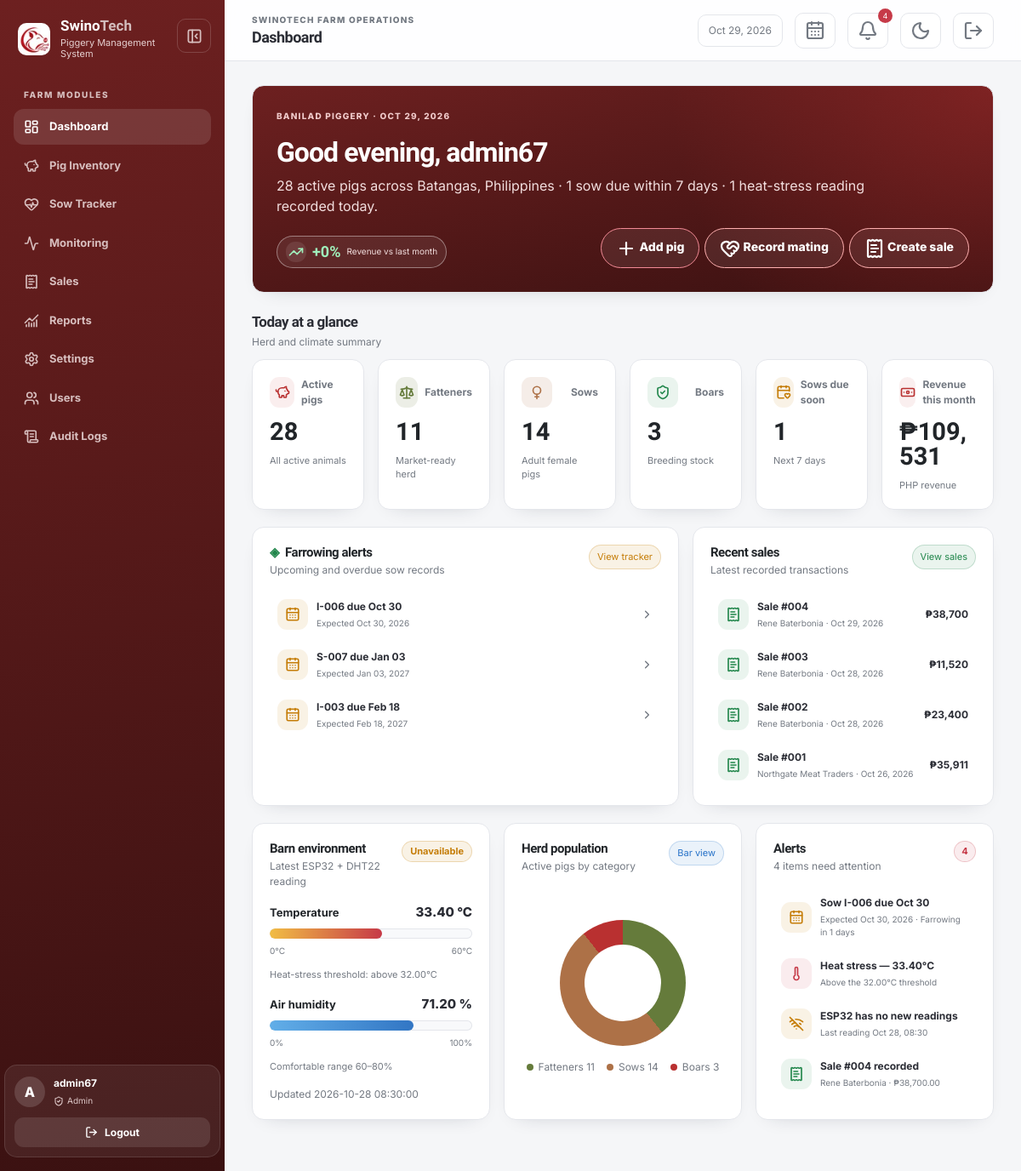
/dashboard.php (signed in), run on the app's committed database.
### tables this page shows
CREATE TABLE `farm_profile` (
  `profile_id` tinyint UNSIGNED NOT NULL,
  `farm_name` varchar(150) NOT NULL,
  `owner_name` varchar(150) NOT NULL,
  `location` varchar(255) NOT NULL,
  `heat_threshold` decimal(5,2) NOT NULL DEFAULT '32.00',
  `due_soon_days` tinyint UNSIGNED NOT NULL DEFAULT '7'
);

CREATE TABLE `sensor_logs` (
  `log_id` int UNSIGNED NOT NULL,
  `device_id` varchar(100) NOT NULL DEFAULT 'ESP32-01',
  `temperature` decimal(6,2) NOT NULL,
  `humidity` decimal(6,2) NOT NULL,
  `recorded_at` datetime NOT NULL DEFAULT CURRENT_TIMESTAMP
);

CREATE TABLE `sow_records` (
  `sow_record_id` int UNSIGNED NOT NULL,
  `pig_id` int UNSIGNED NOT NULL,
  `mating_date` date NOT NULL,
  `expected_farrowing_date` date DEFAULT NULL,
  `status` enum('pregnant','farrowed','failed') NOT NULL DEFAULT 'pregnant',
  `piglets_born` int UNSIGNED NOT NULL DEFAULT '0'
);

CREATE TABLE `pigs` (
  `pig_id` int UNSIGNED NOT NULL,
  `tag_number` varchar(50) NOT NULL,
  `category` enum('boar','fattener','sow') NOT NULL,
  `weight` decimal(10,2) NOT NULL,
  `pen_number` varchar(50) DEFAULT NULL,
  `status` enum('active','sold','dead') NOT NULL DEFAULT 'active',
  `date_added` date NOT NULL DEFAULT (curdate())
);

CREATE TABLE `sales` (
  `sale_id` int UNSIGNED NOT NULL,
  `buyer_name` varchar(150) NOT NULL,
  `sale_date` date NOT NULL DEFAULT (curdate()),
  `total_amount` decimal(12,2) NOT NULL DEFAULT '0.00'
);

### dashboard.php (the view, shortened to what the rows shown need)
<?php
require __DIR__ . '/includes/auth.php';
require __DIR__ . '/includes/db.php';
require __DIR__ . '/includes/dashboard-data.php';
$role = $_SESSION['role'] ?? 'staff';
$profile = dashboard_profile($pdo);
$stats = dashboard_stats($pdo, $profile);
$latest = $pdo->query('SELECT temperature, humidity, recorded_at FROM sensor_logs ORDER BY recorded_at DESC LIMIT 1')->fetch() ?: ['temperature' => '—', 'humidity' => '—', 'recorded_at' => null];
$recentSales = $role === 'admin'
    ? $pdo->query("SELECT sale_id, buyer_name, sale_date, total_amount FROM sales ORDER BY sale_date DESC, sale_id DESC LIMIT 5")->fetchAll()
    : [];
$farrowing = $pdo->query("SELECT p.tag_number, s.expected_farrowing_date, s.status FROM sow_records s JOIN pigs p ON p.pig_id=s.pig_id WHERE s.status='pregnant' ORDER BY s.expected_farrowing_date LIMIT 5")->fetchAll();
$localNow = new DateTimeImmutable('now', new DateTimeZone('Asia/Manila'));
$hour = (int) $localNow->format('G');
$greeting = $hour < 5 ? 'Good night' : ($hour < 12 ? 'Good morning' : ($hour < 18 ? 'Good afternoon' : 'Good evening'));
$sowLabel = $stats['due_soon'] === 1 ? 'sow' : 'sows';
$hasHeatStress = $latest['temperature'] !== '—' && (float) $latest['temperature'] > (float) $profile['heat_threshold'];
$heatStressMessage = $hasHeatStress ? '1 heat-stress reading recorded ' . ($hour < 12 ? 'this morning' : 'today') : 'No heat-stress readings recorded today';
require __DIR__ . '/includes/header.php';
?>
<section class="welcome-banner card">
    <div class="welcome-copy">
        <p class="eyebrow"><?= e($profile['farm_name']) ?> · <?= $localNow->format('M d, Y') ?></p>
        <h2><?= e($greeting) ?>, <?= e($_SESSION['username'] ?? $profile['owner_name']) ?></h2>
        <p class="welcome-summary"><?= number_format($stats['total_active']) ?> active pigs across <?= e($profile['location']) ?> · <?= $stats['due_soon'] ?> <?= $sowLabel ?> due within <?= (int) $profile['due_soon_days'] ?> days · <?= e($heatStressMessage) ?>.</p>
    </div>
</section>
<div class="row g-3 mt-1">
    <div class="<?= $role === 'admin' ? 'col-xl-7' : 'col-xl-12' ?>"><div class="card h-100">
        <div class="dashboard-list mt-3"><?php if (!$farrowing): ?><div class="empty-state">No pregnant sows require attention.</div><?php else: foreach ($farrowing as $sow): $late = strtotime($sow['expected_farrowing_date']) < strtotime('today'); ?><a class="dashboard-list-item" href="<?= BASE_URL ?>/sows/index.php"><span class="metric-icon <?= $late ? 'metric-danger' : 'metric-warning' ?>"><i data-lucide="<?= $late ? 'triangle-alert' : 'calendar-days' ?>" aria-hidden="true"></i></span><span><strong><?= e($sow['tag_number']) ?> <?= $late ? 'is overdue' : 'due ' . date('M d', strtotime($sow['expected_farrowing_date'])) ?></strong><small>Expected <?= date('M d, Y', strtotime($sow['expected_farrowing_date'])) ?></small></span><i data-lucide="chevron-right" aria-hidden="true"></i></a><?php endforeach; endif; ?></div>
    </div></div>
    <?php if ($role === 'admin'): ?><div class="col-xl-5"><div class="card h-100">
        <div class="dashboard-list mt-3"><?php if (!$recentSales): ?><div class="empty-state">No sales recorded yet.</div><?php else: foreach ($recentSales as $sale): ?><a class="dashboard-list-item" href="<?= BASE_URL ?>/sales/index.php"><span class="metric-icon metric-success"><i data-lucide="receipt-text" aria-hidden="true"></i></span><span><strong>Sale #<?= e(sale_reference((int) $sale['sale_id'])) ?></strong><small><?= e($sale['buyer_name']) ?> · <?= date('M d, Y', strtotime($sale['sale_date'])) ?></small></span><strong class="ms-auto">₱<?= number_format((float) $sale['total_amount'], 0) ?></strong></a><?php endforeach; endif; ?></div>
    </div></div><?php endif; ?>
</div>
<div class="row g-3 mt-1">
    <div class="col-xl-4"><div class="card h-100"><div class="environment-bars mt-3"><div class="environment-bar"><div class="environment-bar-head"><strong>Temperature</strong><span class="environment-bar-value" id="sensor-temp"><?= e($latest['temperature']) ?><?= is_numeric($latest['temperature']) ? ' °C' : '' ?></span></div><div class="environment-track"><span class="environment-fill temperature" id="sensor-temp-bar" style="width: <?= is_numeric($latest['temperature']) ? min(100, max(0, ((float) $latest['temperature'] / 60) * 100)) : 0 ?>%"></span></div><div class="environment-scale"><span></span><span></span></div><div class="environment-guidance">Heat-stress threshold: above <?= e($profile['heat_threshold']) ?>°C</div></div><div class="environment-bar"><div class="environment-bar-head"><strong>Air humidity</strong><span class="environment-bar-value" id="sensor-humid"><?= e($latest['humidity']) ?><?= is_numeric($latest['humidity']) ? ' %' : '' ?></span></div></div></div><div class="section-note mt-3">Updated <span id="sensor-time"><?= e($latest['recorded_at'] ?? 'No readings yet') ?></span></div></div></div>
</div>
<?php require __DIR__ . '/includes/footer.php'; ?>

### data on the page
farm_profile: farm_name "BANILAD PIGGERY", location "Batangas, Philippines", due_soon_days "7", heat_threshold "32.00"
sensor_logs: temperature.heat_threshold "1 heat-stress reading recorded today", temperature "33.40", humidity "71.20", recorded_at "2026-10-28 08:30:00"
sow_records: pig.tag_number "I-006", expected_farrowing_date "Oct 30", expected_farrowing_date "Oct 30, 2026"
sow_records: pig.tag_number "S-007", expected_farrowing_date "Jan 03", expected_farrowing_date "Jan 03, 2027"
sow_records: pig.tag_number "I-003", expected_farrowing_date "Feb 18", expected_farrowing_date "Feb 18, 2027"
sales: sale_id "004", buyer_name "Rene Baterbonia", sale_date "Oct 29, 2026", total_amount "38,700"
sales: sale_id "003", buyer_name "Rene Baterbonia", sale_date "Oct 28, 2026", total_amount "11,520"
sales: sale_id "002", buyer_name "Rene Baterbonia", sale_date "Oct 28, 2026", total_amount "23,400"
sales: sale_id "001", buyer_name "Northgate Meat Traders", sale_date "Oct 26, 2026", total_amount "35,911"

### other printed values
$item['label'] "Dashboard"
$item['label'] "Pig Inventory"
$item['label'] "Sow Tracker"
$item['label'] "Monitoring"
$item['label'] "Sales"
$item['label'] "Reports"
substr($_SESSION['username'] ?? 'U', 0, 1) "A"
$_SESSION['username'] "admin67"
$role "Admin"
$pageTitle "Dashboard"
count($headerAlerts) "4"
$localNow->format('M d, Y') "OCT 29, 2026"
$greeting "Good evening"
$stats['total_active'] "28"
$stats['due_soon'] "1"
